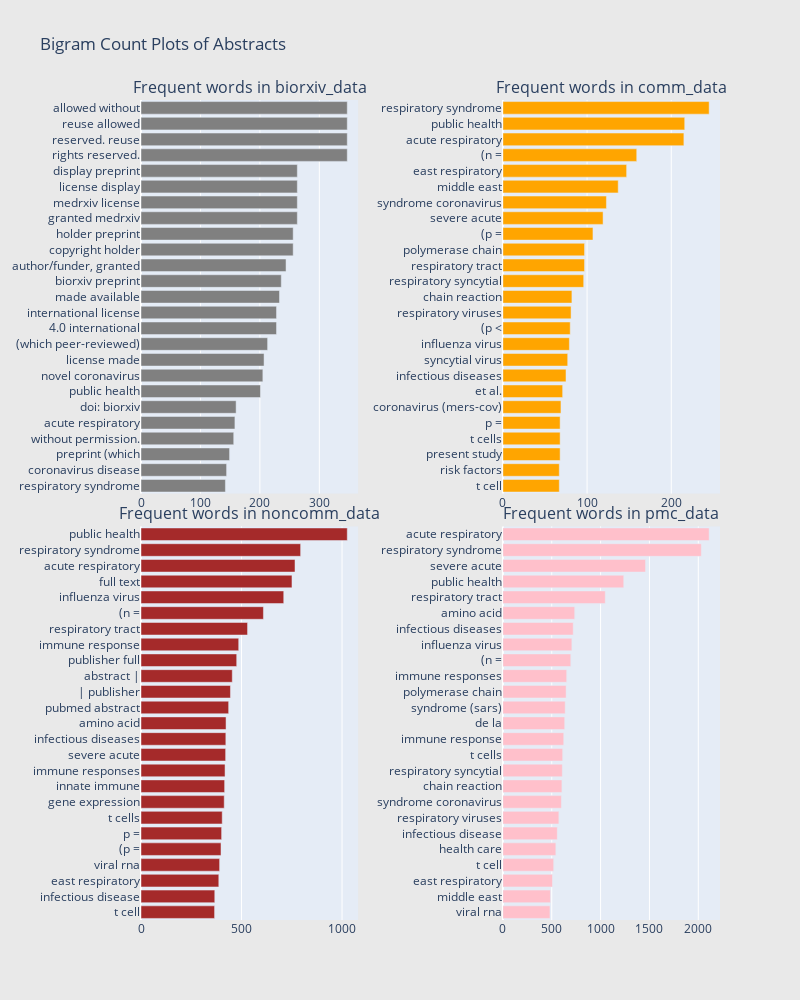

Notebook code for this chart:
### Markdown cell above
### 4.1.2 Bigram analysis of Abstracts

### Code cell
freq_dict = defaultdict(int)
for sent in df1:
    for word in generate_ngrams(sent,2):
        freq_dict[word] += 1
fd_sorted = pd.DataFrame(sorted(freq_dict.items(), key=lambda x: x[1])[::-1])
fd_sorted.columns = ["word", "wordcount"]
trace0 = horizontal_bar_chart(fd_sorted.head(25), 'gray')


freq_dict = defaultdict(int)
for sent in df2:
    for word in generate_ngrams(sent,2):
        freq_dict[word] += 1
fd_sorted = pd.DataFrame(sorted(freq_dict.items(), key=lambda x: x[1])[::-1])
fd_sorted.columns = ["word", "wordcount"]
trace1 = horizontal_bar_chart(fd_sorted.head(25), 'orange')

freq_dict = defaultdict(int)
for sent in df3:
    for word in generate_ngrams(sent,2):
        freq_dict[word] += 1
fd_sorted = pd.DataFrame(sorted(freq_dict.items(), key=lambda x: x[1])[::-1])
fd_sorted.columns = ["word", "wordcount"]
trace2 = horizontal_bar_chart(fd_sorted.head(25), 'brown')


freq_dict = defaultdict(int)
for sent in df4:
    for word in generate_ngrams(sent,2):
        freq_dict[word] += 1
fd_sorted = pd.DataFrame(sorted(freq_dict.items(), key=lambda x: x[1])[::-1])
fd_sorted.columns = ["word", "wordcount"]
trace3 = horizontal_bar_chart(fd_sorted.head(25), 'pink')


# Creating two subplots
fig = tools.make_subplots(rows=2, cols=2, vertical_spacing=0.04,horizontal_spacing=0.25,
                          subplot_titles=["Frequent words in biorxiv_data", 
                                          "Frequent words in comm_data",
                                          "Frequent words in noncomm_data",
                                          "Frequent words in pmc_data"])
fig.append_trace(trace0, 1, 1)
fig.append_trace(trace1, 1, 2)
fig.append_trace(trace2, 2, 1)
fig.append_trace(trace3, 2, 2)


fig['layout'].update(height=1000, width=800, paper_bgcolor='rgb(233,233,233)', title="Bigram Count Plots of Abstracts")
iplot(fig, filename='word-plots')

### Figure 1 — Plotly figure (JSON) as saved in the notebook; plotly's stock layout.template omitted (floating-point values rounded to 4 significant figures)
{"data": [{"marker": {"color": "gray"}, "orientation": "h", "showlegend": false, "type": "bar", "x": [142, 144, 149, 156, 158, 160, 201, 205, 207, 213, 228, 228, 233, 236, 244, 256, 256, 263, 263, 263, 263, 347, 347, 347, 347], "xaxis": "x", "y": ["respiratory syndrome", "coronavirus disease", "preprint (which", "without permission.", "acute respiratory", "doi: biorxiv", "public health", "novel coronavirus", "license made", "(which peer-reviewed)", "4.0 international", "international license", "made available", "biorxiv preprint", "author/funder, granted", "copyright holder", "holder preprint", "granted medrxiv", "medrxiv license", "license display", "display preprint", "rights reserved.", "reserved. reuse", "reuse allowed", "allowed without"], "yaxis": "y"}, {"marker": {"color": "orange"}, "orientation": "h", "showlegend": false, "type": "bar", "x": [67, 67, 68, 68, 68, 69, 71, 75, 77, 79, 80, 81, 82, 96, 97, 97, 107, 119, 123, 137, 147, 159, 215, 216, 245], "xaxis": "x2", "y": ["t cell", "risk factors", "present study", "t cells", "p =", "coronavirus (mers-cov)", "et al.", "infectious diseases", "syncytial virus", "influenza virus", "(p <", "respiratory viruses", "chain reaction", "respiratory syncytial", "respiratory tract", "polymerase chain", "(p =", "severe acute", "syndrome coronavirus", "middle east", "east respiratory", "(n =", "acute respiratory", "public health", "respiratory syndrome"], "yaxis": "y2"}, {"marker": {"color": "brown"}, "orientation": "h", "showlegend": false, "type": "bar", "x": [366, 367, 387, 391, 398, 401, 404, 414, 416, 418, 421, 422, 423, 436, 445, 454, 476, 486, 530, 609, 710, 751, 766, 794, 1026], "xaxis": "x3", "y": ["t cell", "infectious disease", "east respiratory", "viral rna", "(p =", "p =", "t cells", "gene expression", "innate immune", "immune responses", "severe acute", "infectious diseases", "amino acid", "pubmed abstract", "| publisher", "abstract |", "publisher full", "immune response", "respiratory tract", "(n =", "influenza virus", "full text", "acute respiratory", "respiratory syndrome", "public health"], "yaxis": "y3"}, {"marker": {"color": "pink"}, "orientation": "h", "showlegend": false, "type": "bar", "x": [482, 487, 508, 520, 542, 557, 573, 599, 604, 608, 612, 623, 633, 638, 647, 653, 695, 706, 720, 735, 1048, 1237, 1460, 2031, 2111], "xaxis": "x4", "y": ["viral rna", "middle east", "east respiratory", "t cell", "health care", "infectious disease", "respiratory viruses", "syndrome coronavirus", "chain reaction", "respiratory syncytial", "t cells", "immune response", "de la", "syndrome (sars)", "polymerase chain", "immune responses", "(n =", "influenza virus", "infectious diseases", "amino acid", "respiratory tract", "public health", "severe acute", "respiratory syndrome", "acute respiratory"], "yaxis": "y4"}], "layout": {"annotations": [{"font": {"size": 16}, "showarrow": false, "text": "Frequent words in biorxiv_data", "x": 0.1875, "xanchor": "center", "xref": "paper", "y": 1, "yanchor": "bottom", "yref": "paper"}, {"font": {"size": 16}, "showarrow": false, "text": "Frequent words in comm_data", "x": 0.8125, "xanchor": "center", "xref": "paper", "y": 1, "yanchor": "bottom", "yref": "paper"}, {"font": {"size": 16}, "showarrow": false, "text": "Frequent words in noncomm_data", "x": 0.1875, "xanchor": "center", "xref": "paper", "y": 0.48, "yanchor": "bottom", "yref": "paper"}, {"font": {"size": 16}, "showarrow": false, "text": "Frequent words in pmc_data", "x": 0.8125, "xanchor": "center", "xref": "paper", "y": 0.48, "yanchor": "bottom", "yref": "paper"}], "height": 1000, "paper_bgcolor": "rgb(233,233,233)", "title": {"text": "Bigram Count Plots of Abstracts"}, "width": 800, "xaxis": {"anchor": "y", "autorange": true, "domain": [0, 0.375], "range": [0, 365.3], "type": "linear"}, "xaxis2": {"anchor": "y2", "autorange": true, "domain": [0.625, 1], "range": [0, 257.9], "type": "linear"}, "xaxis3": {"anchor": "y3", "autorange": true, "domain": [0, 0.375], "range": [0, 1080], "type": "linear"}, "xaxis4": {"anchor": "y4", "autorange": true, "domain": [0.625, 1], "range": [0, 2222.0], "type": "linear"}, "yaxis": {"anchor": "x", "autorange": true, "domain": [0.52, 1], "range": [-0.5, 24.5], "type": "category"}, "yaxis2": {"anchor": "x2", "autorange": true, "domain": [0.52, 1], "range": [-0.5, 24.5], "type": "category"}, "yaxis3": {"anchor": "x3", "autorange": true, "domain": [0, 0.48], "range": [-0.5, 24.5], "type": "category"}, "yaxis4": {"anchor": "x4", "autorange": true, "domain": [0, 0.48], "range": [-0.5, 24.5], "type": "category"}}}
